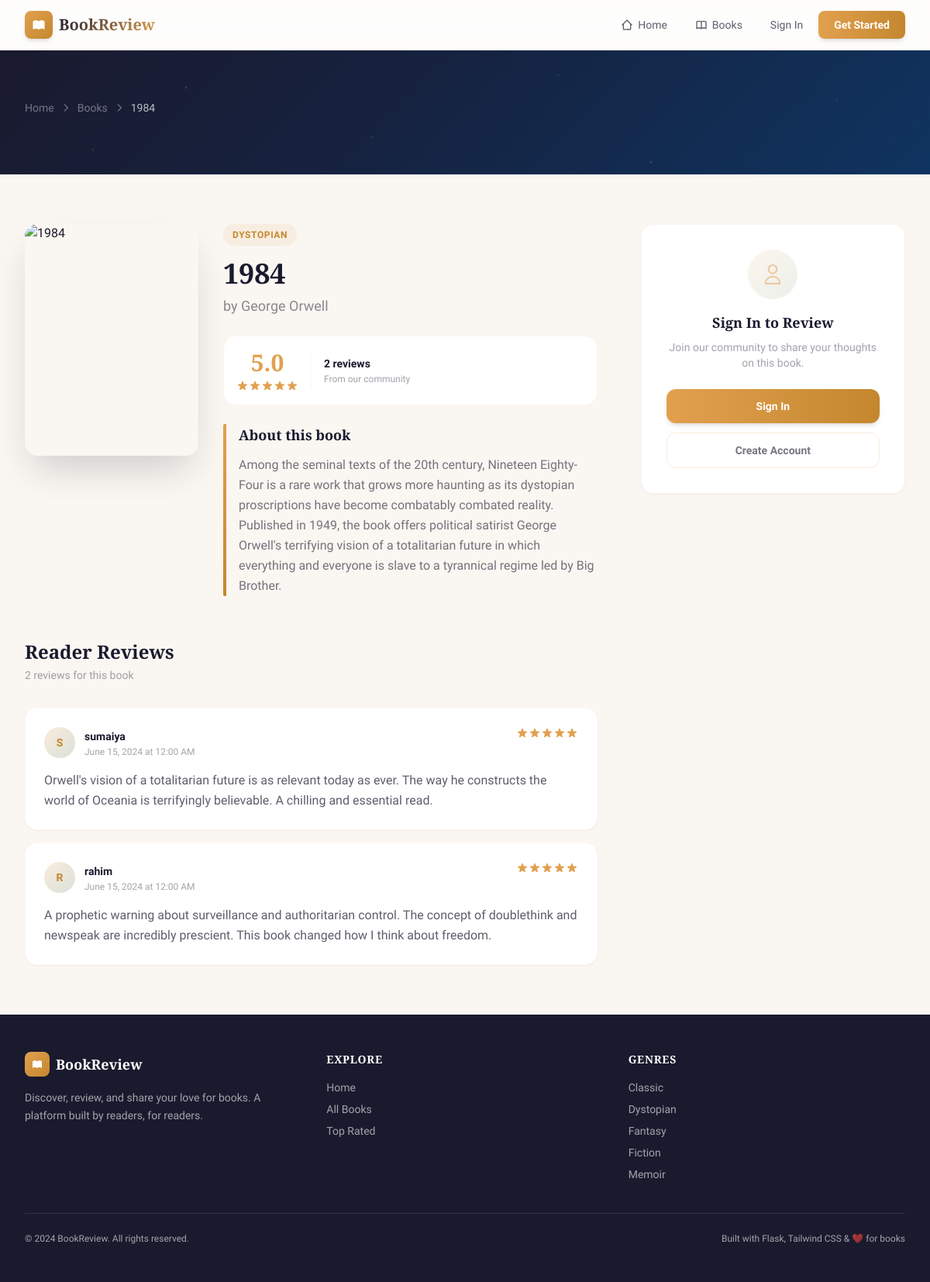
The page /book/2 on the database its author committed.
### models.py (models this page shows, shortened)
class Book(db.Model):
    __tablename__ = 'book'
    id = db.Column(db.Integer, primary_key=True)
    title = db.Column(db.String(200), nullable=False)
    author = db.Column(db.String(150), nullable=False)
    genre = db.Column(db.String(100), nullable=False)
    description = db.Column(db.Text, nullable=False)
    cover_image = db.Column(db.String(300), default='')
    reviews = db.relationship('Review', backref='book', lazy=True)
    def average_rating(self):
        if not self.reviews:
            return 0.0
        return round(sum(r.rating for r in self.reviews) / len(self.reviews), 1)

class Review(db.Model):
    __tablename__ = 'review'
    id = db.Column(db.Integer, primary_key=True)
    rating = db.Column(db.Integer, nullable=False)
    review_text = db.Column(db.Text, nullable=False)
    created_at = db.Column(db.DateTime, default=datetime.utcnow)
    user_id = db.Column(db.Integer, db.ForeignKey('user.id'), nullable=False)
    book_id = db.Column(db.Integer, db.ForeignKey('book.id'), nullable=False)

class User(UserMixin, db.Model):
    __tablename__ = 'user'
    id = db.Column(db.Integer, primary_key=True)
    username = db.Column(db.String(80), unique=True, nullable=False)
    email = db.Column(db.String(120), unique=True, nullable=False)
    password = db.Column(db.String(200), nullable=False)
    joined_date = db.Column(db.DateTime, default=datetime.utcnow)
    reviews = db.relationship('Review', backref='user', lazy=True)

### app.py (the view, shortened to what this page needs)
@app.route('/book/<int:book_id>', methods=['GET', 'POST'])
def book_detail(book_id):
    book = Book.query.get_or_404(book_id)
    form = ReviewForm()
    reviews = Review.query.filter_by(book_id=book.id).order_by(Review.created_at.desc()).all()
    return render_template('book_detail.html', book=book, reviews=reviews, form=form)

### app.py (called while the page is built)
@app.context_processor
def inject_globals():
    return {
        'genres': [g[0] for g in db.session.query(Book.genre).distinct().order_by(Book.genre).all()]
    }

### templates/book_detail.html (shortened to what this page needs)
{% extends "base.html" %}
{% block content %}
<section class="hero-bg text-white py-12 lg:py-16">
    <div class="max-w-7xl mx-auto px-4 sm:px-6 lg:px-8 relative z-10">
        <div class="flex items-center gap-2 text-white/40 text-sm mb-3">
            <a href="{{ url_for('home') }}" class="hover:text-amber transition-colors">Home</a>
            <svg class="w-3.5 h-3.5" fill="none" stroke="currentColor" stroke-width="2" viewBox="0 0 24 24"><path stroke-linecap="round" stroke-linejoin="round" d="M9 5l7 7-7 7"/></svg>
            <a href="{{ url_for('books') }}" class="hover:text-amber transition-colors">Books</a>
            <svg class="w-3.5 h-3.5" fill="none" stroke="currentColor" stroke-width="2" viewBox="0 0 24 24"><path stroke-linecap="round" stroke-linejoin="round" d="M9 5l7 7-7 7"/></svg>
            <span class="text-white/70">{{ book.title }}</span>
        </div>
    </div>
</section>
<section class="py-10 lg:py-16">
    <div class="max-w-7xl mx-auto px-4 sm:px-6 lg:px-8">
        <div class="grid grid-cols-1 lg:grid-cols-3 gap-10 lg:gap-14">
            <div class="lg:col-span-2">
                <div class="flex flex-col sm:flex-row gap-8">
                    <div class="flex-shrink-0">
                        <div class="w-48 sm:w-56 mx-auto sm:mx-0">
                            <div class="aspect-[3/4] rounded-2xl overflow-hidden shadow-2xl shadow-ink/20 cover-shimmer">
                                <img src="{{ book.cover_image }}" alt="{{ book.title }}" class="w-full h-full object-cover"
                                     onerror="this.src='https://images.unsplash.com/photo-1512820790803-83ca734da794?w=400&h=600&fit=crop'">
                            </div>
                        </div>
                    </div>
                    <div class="flex-1">
                        <span class="inline-block text-xs font-bold text-amber-dark bg-amber/10 px-3 py-1.5 rounded-full uppercase tracking-wider mb-4">{{ book.genre }}</span>
                        <h1 class="font-display text-3xl sm:text-4xl font-bold text-ink leading-tight mb-2">{{ book.title }}</h1>
                        <p class="text-lg text-ink/50 font-medium mb-6">by {{ book.author }}</p>
                        <div class="flex items-center gap-4 mb-6 p-4 bg-white rounded-2xl border border-amber/10">
                            <div class="text-center">
                                <p class="font-display text-3xl font-bold text-amber">{{ book.average_rating() }}</p>
                                <div class="flex mt-1">
                                    {% for i in range(1, 6) %}
                                    <svg class="w-4 h-4 {% if i <= book.average_rating()|int %}star-active{% else %}text-ink/15{% endif %}" fill="currentColor" viewBox="0 0 20 20">
                                        <path d="M9.049 2.927c.3-.921 1.603-.921 1.902 0l1.07 3.292a1 1 0 00.95.69h3.462c.969 0 1.371 1.24.588 1.81l-2.8 2.034a1 1 0 00-.364 1.118l1.07 3.292c.3.921-.755 1.688-1.54 1.118l-2.8-2.034a1 1 0 00-1.175 0l-2.8 2.034c-.784.57-1.838-.197-1.539-1.118l1.07-3.292a1 1 0 00-.364-1.118L2.98 8.72c-.783-.57-.38-1.81.588-1.81h3.461a1 1 0 00.951-.69l1.07-3.292z"/>
                                    </svg>
                                    {% endfor %}
                                </div>
                            </div>
                            <div>
                                <p class="text-sm font-semibold text-ink">{{ reviews|length }} {{ 'review' if reviews|length == 1 else 'reviews' }}</p>
                                <p class="text-xs text-ink/40 mt-0.5">From our community</p>
                            </div>
                        </div>
                        <div class="book-spine pl-5">
                            <h3 class="font-display text-lg font-bold text-ink mb-3">About this book</h3>
                            <p class="text-ink/60 leading-relaxed">{{ book.description }}</p>
                        </div>
                    </div>
                </div>
                <div class="mt-14">
                    <div class="flex items-center justify-between mb-8">
                        <div>
                            <h2 class="font-display text-2xl font-bold text-ink">Reader Reviews</h2>
                            <p class="text-sm text-ink/40 mt-1">{{ reviews|length }} {{ 'review' if reviews|length == 1 else 'reviews' }} for this book</p>
                        </div>
                    </div>
                    {% if reviews %}
                    <div class="space-y-4">
                        {% for review in reviews %}
                        <div class="bg-white rounded-2xl p-6 shadow-sm border border-amber/5 review-card">
                            <div class="flex items-start justify-between mb-4">
                                <div class="flex items-center gap-3">
                                    <div class="w-10 h-10 rounded-full bg-gradient-to-br from-amber/20 to-sage/20 flex items-center justify-center">
                                        <span class="text-sm font-bold text-amber-dark">{{ review.user.username[0]|upper }}</span>
                                    </div>
                                    <div>
                                        <a href="{{ url_for('profile', username=review.user.username) }}" class="text-sm font-semibold text-ink hover:text-amber-dark transition-colors">{{ review.user.username }}</a>
                                        <p class="text-xs text-ink/40">{{ review.created_at.strftime('%B %d, %Y at %I:%M %p') }}</p>
                                    </div>
                                </div>
                                <div class="flex items-center gap-3">
                                    <div class="flex">
                                        {% for i in range(1, 6) %}
                                        <svg class="w-4 h-4 {% if i <= review.rating %}star-active{% else %}text-ink/10{% endif %}" fill="currentColor" viewBox="0 0 20 20">
                                            <path d="M9.049 2.927c.3-.921 1.603-.921 1.902 0l1.07 3.292a1 1 0 00.95.69h3.462c.969 0 1.371 1.24.588 1.81l-2.8 2.034a1 1 0 00-.364 1.118l1.07 3.292c.3.921-.755 1.688-1.54 1.118l-2.8-2.034a1 1 0 00-1.175 0l-2.8 2.034c-.784.57-1.838-.197-1.539-1.118l1.07-3.292a1 1 0 00-.364-1.118L2.98 8.72c-.783-.57-.38-1.81.588-1.81h3.461a1 1 0 00.951-.69l1.07-3.292z"/>
                                        </svg>
                                        {% endfor %}
                                    </div>
                                </div>
                            </div>
                            <p class="text-ink/70 leading-relaxed">{{ review.review_text }}</p>
                        </div>
                        {% endfor %}
                    </div>
                    {% endif %}
                </div>
            </div>
            <div class="lg:col-span-1">
                <div class="sticky top-24">
                    {% if current_user.is_authenticated %}
                    <div class="bg-white rounded-2xl p-6 shadow-sm border border-amber/10">
                        <h3 class="font-display text-xl font-bold text-ink mb-1">Write a Review</h3>
                        <p class="text-xs text-ink/40 mb-6">Share your thoughts about this book</p>
                        <form method="POST" action="{{ url_for('book_detail', book_id=book.id) }}">
                            <input type="hidden" name="csrf_token" value="{{ csrf_token() }}">
                            <div class="mb-5">
                                <label class="block text-sm font-semibold text-ink mb-3">Your Rating</label>
                                <div class="flex gap-1" id="star-rating">
                                    {% for i in range(1, 6) %}
                                    <button type="button" onclick="setRating({{ i }})" class="star-btn p-1 transition-transform hover:scale-125" data-value="{{ i }}">
                                        <svg class="w-8 h-8 text-ink/15 star-icon transition-colors" fill="currentColor" viewBox="0 0 20 20">
                                            <path d="M9.049 2.927c.3-.921 1.603-.921 1.902 0l1.07 3.292a1 1 0 00.95.69h3.462c.969 0 1.371 1.24.588 1.81l-2.8 2.034a1 1 0 00-.364 1.118l1.07 3.292c.3.921-.755 1.688-1.54 1.118l-2.8-2.034a1 1 0 00-1.175 0l-2.8 2.034c-.784.57-1.838-.197-1.539-1.118l1.07-3.292a1 1 0 00-.364-1.118L2.98 8.72c-.783-.57-.38-1.81.588-1.81h3.461a1 1 0 00.951-.69l1.07-3.292z"/>
                                        </svg>
                                    </button>
                                    {% endfor %}
                                </div>
                                <input type="hidden" name="rating" id="rating-input" value="">
                                {% if form.rating.errors %}
                                <p class="text-xs text-wine mt-2">{{ form.rating.errors[0] }}</p>
                                {% endif %}
                            </div>
                            <div class="mb-5">
                                <label class="block text-sm font-semibold text-ink mb-2">Your Review</label>
                                <textarea name="review_text" rows="5" placeholder="What did you think of this book?"
                                          class="w-full px-4 py-3 rounded-xl bg-parchment border border-amber/10 text-sm focus:outline-none input-glow resize-none placeholder:text-ink/25">{{ form.review_text.data or '' }}</textarea>
                                {% if form.review_text.errors %}
                                <p class="text-xs text-wine mt-1">{{ form.review_text.errors[0] }}</p>
                                {% endif %}
                            </div>
                            <button type="submit" class="w-full py-3 bg-gradient-to-r from-amber to-amber-dark text-white font-semibold rounded-xl shadow-md hover:shadow-lg hover:from-amber-dark hover:to-amber transition-all text-sm">
                                Submit Review
                            </button>
                        </form>
                    </div>
                    {% else %}
                    <div class="bg-white rounded-2xl p-8 shadow-sm border border-amber/10 text-center">
                        <div class="w-16 h-16 bg-gradient-to-br from-amber/10 to-sage/10 rounded-full flex items-center justify-center mx-auto mb-4">
                            <svg class="w-8 h-8 text-amber/50" fill="none" stroke="currentColor" stroke-width="1.5" viewBox="0 0 24 24"><path stroke-linecap="round" stroke-linejoin="round" d="M16 7a4 4 0 11-8 0 4 4 0 018 0zM12 14a7 7 0 00-7 7h14a7 7 0 00-7-7z"/></svg>
                        </div>
                        <h3 class="font-display text-lg font-bold text-ink mb-2">Sign In to Review</h3>
                        <p class="text-sm text-ink/40 mb-6">Join our community to share your thoughts on this book.</p>
                        <div class="space-y-3">
                            <a href="{{ url_for('login') }}" class="block w-full py-3 bg-gradient-to-r from-amber to-amber-dark text-white font-semibold rounded-xl shadow-md hover:shadow-lg transition-all text-sm">
                                Sign In
                            </a>
                            <a href="{{ url_for('register') }}" class="block w-full py-3 border border-amber/20 text-ink/60 font-semibold rounded-xl hover:bg-amber/5 transition-all text-sm">
                                Create Account
                            </a>
                        </div>
                    </div>
                    {% endif %}
                </div>
            </div>
        </div>
    </div>
</section>
{% endblock %}

### templates/base.html (style rules this page uses)
body { font-family: 'Source Sans 3', system-ui, sans-serif; }
h1, h2, h3, h4, h5, h6, .font-display { font-family: 'Playfair Display', Georgia, serif; }
.star-active { color: #e2a04f; text-shadow: 0 0 8px rgba(226, 160, 79, 0.4); }
.hero-bg { background: linear-gradient(135deg, #1a1a2e 0%, #16213e 40%, #0f3460 100%); position: relative; overflow: hidden; }
.hero-bg::before { content: ''; position: absolute; top: 0; left: 0; right: 0; bottom: 0; background: radial-gradient(2px 2px at 20% 30%, rgba(226,160,79,0.3), transparent), radial-gradient(2px 2px at 40% 70%, rgba(226,160,79,0.2), transparent), radial-gradient(1px 1px at 60% 20%, rgba(255,255,255,0.3), transparent), radial-gradient(1px 1px at 80% 60%, rgba(255,255,255,0.2), transparent), radial-gradient(2px 2px at 10% 80%, rgba(226,160,79,0.2), transparent), radial-gradient(1px 1px at 90% 40%, rgba(255,255,255,0.3), transparent), radial-gradient(1px 1px at 50% 50%, rgba(226,160,79,0.15), transparent), radial-gradient(2px 2px at 70% 90%, rgba(255,255,255,0.2), transparent); animation: twinkle 4s ease-in-out infinite alternate; }
.book-spine { position: relative; }
.book-spine::before { content: ''; position: absolute; left: 0; top: 0; bottom: 0; width: 4px; background: linear-gradient(to bottom, #e2a04f, #c4872e); border-radius: 2px 0 0 2px; }
.cover-shimmer { position: relative; overflow: hidden; }
.cover-shimmer::after { content: ''; position: absolute; top: 0; left: -100%; width: 50%; height: 100%; background: linear-gradient(90deg, transparent, rgba(255,255,255,0.1), transparent); transition: left 0.6s ease; }
.review-card { border-left: 3px solid transparent; transition: border-color 0.3s ease; }

### rows shown on the page
Book: title "1984", genre "DYSTOPIAN", author "George Orwell", description "Among the seminal texts of the 20th century, Nineteen Eighty-Four is a rare work that grows more haunting as its dystopian proscriptions have become combatably combated reality. Published in 1949, the book offers political satirist George Orwell's terrifying vision of a totalitarian future in which everything and everyone is slave to a tyrannical regime led by Big Brother."
Review: average_rating "5.0", user "S", user.username "sumaiya", created_at "June 15, 2024 at 12:00 AM", review_text "Orwell's vision of a totalitarian future is as relevant today as ever. The way he constructs the world of Oceania is terrifyingly believable. A chilling and essential read."
Review: user "R", user.username "rahim", created_at "June 15, 2024 at 12:00 AM", review_text "A prophetic warning about surveillance and authoritarian control. The concept of doublethink and newspeak are incredibly prescient. This book changed how I think about freedom."

### other values the page prints
{{ reviews|length }} "2"
{{ 'review' if reviews|length == 1 else 'reviews' }} "reviews"
{{ genre }} "Classic" "Dystopian" "Fantasy" "Fiction" "Memoir"
